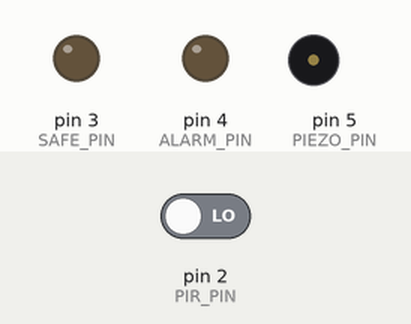
Recording of a sketch running on a simulated Arduino Uno, built with avr-gcc and run on an emulated ATmega328P. Parts: output pins drawn as LEDs (lit = HIGH), buzzer (waves = sounding). The test bench sets the inputs (shaded band); at power-on: pin 2 (PIR_PIN) LOW. At 10.3 s the program stops and its outputs stay as they are.

Above: at 0.1 s.
At 4.2 s:
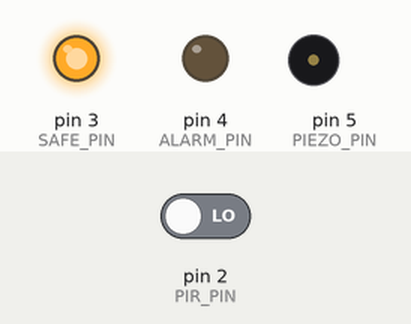
4.3 s: pin 2 (PIR_PIN) driven HIGH
At 5.0 s:
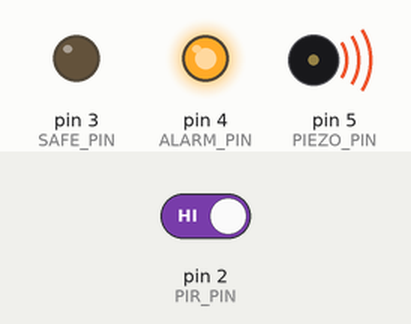
7.3 s: pin 2 (PIR_PIN) driven LOW
Timing chart, 0 to 11.3 s (numbered marks = the images above; inputs shaded):
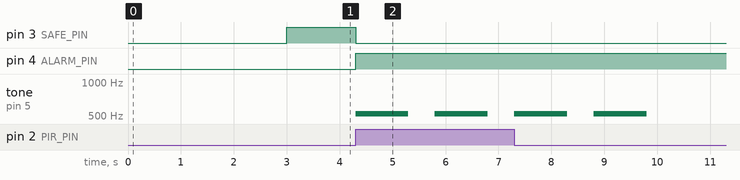

The sketch:

PIR_ALARM.ino
```cpp
#include "pitches.h"

const uint8_t PIR_PIN = 2;
const uint8_t SAFE_PIN = 3;
const uint8_t ALARM_PIN = 4;
const uint8_t PIEZO_PIN = 5;

void setup() {
	pinMode(PIR_PIN, INPUT);
	pinMode(SAFE_PIN, OUTPUT);
	pinMode(ALARM_PIN, OUTPUT);
	pinMode(PIEZO_PIN, OUTPUT);

	delay(3000);

	digitalWrite(SAFE_PIN, HIGH);
}

void loop() {
	if (digitalRead(PIR_PIN)) {
		digitalWrite(SAFE_PIN, LOW);
		digitalWrite(ALARM_PIN, HIGH);

		while (true) {
			tone(PIEZO_PIN, NOTE_C5, 1000);
			delay(1000);
			noTone(PIEZO_PIN);
			delay(500);
		}
	}
}
```

pitches.h
```cpp
/*************************************************
 * Public Constants
 *************************************************/

#define NOTE_B0  31
#define NOTE_C1  33
#define NOTE_CS1 35
#define NOTE_D1  37
#define NOTE_DS1 39
#define NOTE_E1  41
#define NOTE_F1  44
#define NOTE_FS1 46
#define NOTE_G1  49
#define NOTE_GS1 52
#define NOTE_A1  55
#define NOTE_AS1 58
#define NOTE_B1  62
#define NOTE_C2  65
#define NOTE_CS2 69
#define NOTE_D2  73
#define NOTE_DS2 78
#define NOTE_E2  82
#define NOTE_F2  87
#define NOTE_FS2 93
#define NOTE_G2  98
#define NOTE_GS2 104
#define NOTE_A2  110
#define NOTE_AS2 117
#define NOTE_B2  123
#define NOTE_C3  131
#define NOTE_CS3 139
#define NOTE_D3  147
#define NOTE_DS3 156
#define NOTE_E3  165
#define NOTE_F3  175
#define NOTE_FS3 185
#define NOTE_G3  196
#define NOTE_GS3 208
#define NOTE_A3  220
#define NOTE_AS3 233
#define NOTE_B3  247
#define NOTE_C4  262
#define NOTE_CS4 277
#define NOTE_D4  294
#define NOTE_DS4 311
#define NOTE_E4  330
#define NOTE_F4  349
#define NOTE_FS4 370
#define NOTE_G4  392
#define NOTE_GS4 415
#define NOTE_A4  440
#define NOTE_AS4 466
#define NOTE_B4  494
#define NOTE_C5  523
#define NOTE_CS5 554
#define NOTE_D5  587
#define NOTE_DS5 622
#define NOTE_E5  659
#define NOTE_F5  698
#define NOTE_FS5 740
#define NOTE_G5  784
#define NOTE_GS5 831
#define NOTE_A5  880
#define NOTE_AS5 932
#define NOTE_B5  988
#define NOTE_C6  1047
#define NOTE_CS6 1109
#define NOTE_D6  1175
#define NOTE_DS6 1245
#define NOTE_E6  1319
#define NOTE_F6  1397
#define NOTE_FS6 1480
#define NOTE_G6  1568
#define NOTE_GS6 1661
#define NOTE_A6  1760
#define NOTE_AS6 1865
#define NOTE_B6  1976
#define NOTE_C7  2093
#define NOTE_CS7 2217
#define NOTE_D7  2349
#define NOTE_DS7 2489
#define NOTE_E7  2637
#define NOTE_F7  2794
#define NOTE_FS7 2960
#define NOTE_G7  3136
#define NOTE_GS7 3322
#define NOTE_A7  3520
#define NOTE_AS7 3729
#define NOTE_B7  3951
#define NOTE_C8  4186
#define NOTE_CS8 4435
#define NOTE_D8  4699
#define NOTE_DS8 4978
```

Measured:
- after the input at 4.3 s, pin 3 (SAFE_PIN): HIGH → LOW at once; pin 4 (ALARM_PIN): LOW → HIGH at once; tone on pin 5 (PIEZO_PIN): alternates 523 Hz for 1.0 s and silent for 0.50 s, starting at once
